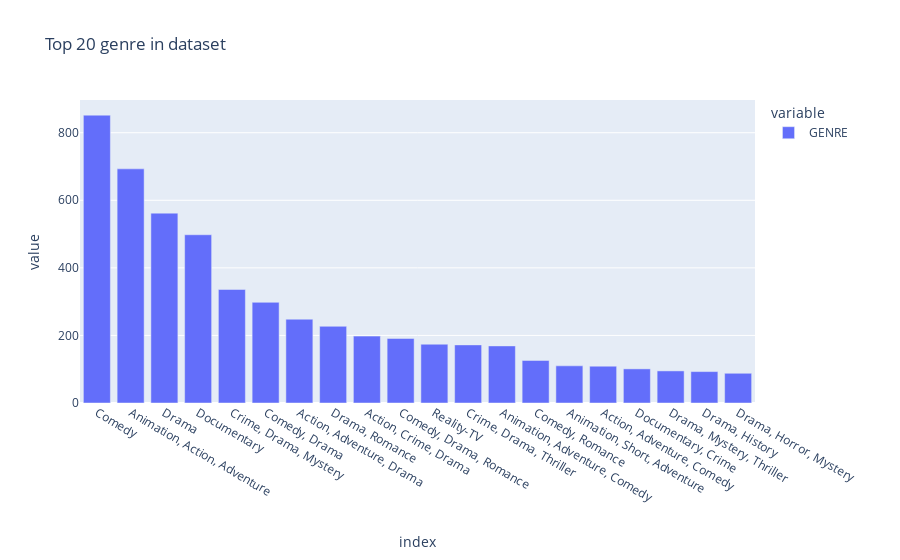

The cell this chart's notebook holds for it:
### Code cell
px.bar(data1["GENRE"].value_counts().head(20),title="Top 20 genre in dataset")

### Figure 1 — Plotly figure (JSON) as saved in the notebook; plotly's stock layout.template omitted (floating-point values rounded to 4 significant figures)
{"data": [{"alignmentgroup": "True", "hovertemplate": "variable=GENRE<br>index=%{x}<br>value=%{y}<extra></extra>", "legendgroup": "GENRE", "marker": {"color": "#636efa"}, "name": "GENRE", "offsetgroup": "GENRE", "orientation": "v", "showlegend": true, "textposition": "auto", "type": "bar", "x": ["Comedy            ", "Animation, Action, Adventure            ", "Drama            ", "Documentary            ", "Crime, Drama, Mystery            ", "Comedy, Drama            ", "Action, Adventure, Drama            ", "Drama, Romance            ", "Action, Crime, Drama            ", "Comedy, Drama, Romance            ", "Reality-TV            ", "Crime, Drama, Thriller            ", "Animation, Adventure, Comedy            ", "Comedy, Romance            ", "Animation, Short, Adventure            ", "Action, Adventure, Comedy            ", "Documentary, Crime            ", "Drama, Mystery, Thriller            ", "Drama, History            ", "Drama, Horror, Mystery            "], "xaxis": "x", "y": [852, 693, 562, 498, 336, 298, 248, 227, 198, 191, 174, 172, 169, 126, 110, 109, 101, 95, 93, 88], "yaxis": "y"}], "layout": {"barmode": "relative", "legend": {"title": {"text": "variable"}, "tracegroupgap": 0}, "title": {"text": "Top 20 genre in dataset"}, "xaxis": {"anchor": "y", "domain": [0, 1], "title": {"text": "index"}}, "yaxis": {"anchor": "x", "domain": [0, 1], "title": {"text": "value"}}}}
